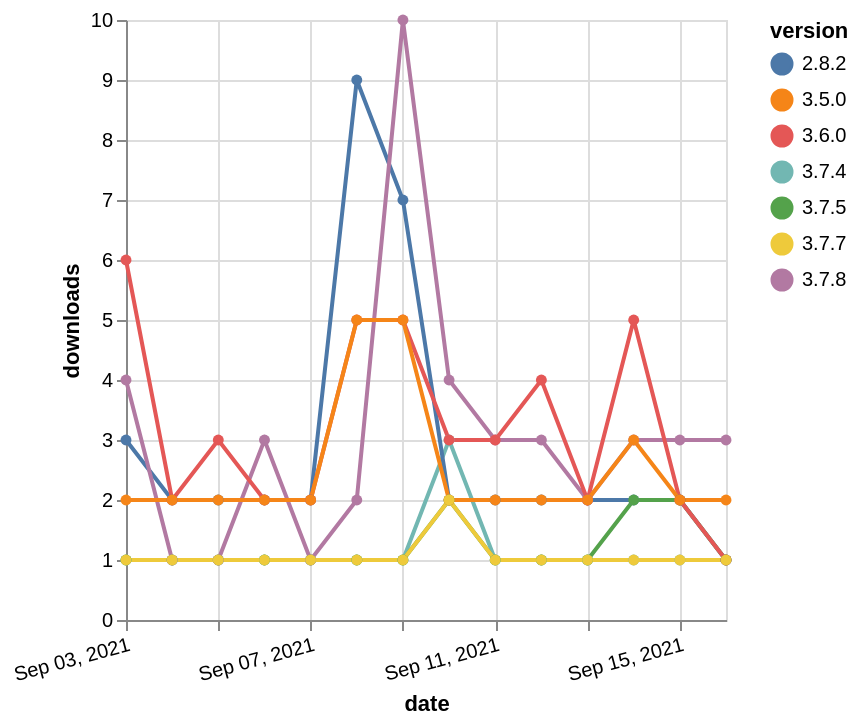

This figure's Vega-Lite source:
### Vega-Lite specification from a JSON file in a GitHub repository (floating-point values rounded to 4 significant figures)
{"$schema": "https://vega.github.io/schema/vega-lite/v5.json", "description": "A simple bar chart with embedded data.", "data": {"values": [{"date": "2021-09-03", "total": 945, "delta": 1, "version": "3.7.4"}, {"date": "2021-09-04", "total": 946, "delta": 1, "version": "3.7.4"}, {"date": "2021-09-05", "total": 947, "delta": 1, "version": "3.7.4"}, {"date": "2021-09-06", "total": 948, "delta": 1, "version": "3.7.4"}, {"date": "2021-09-07", "total": 949, "delta": 1, "version": "3.7.4"}, {"date": "2021-09-08", "total": 950, "delta": 1, "version": "3.7.4"}, {"date": "2021-09-09", "total": 951, "delta": 1, "version": "3.7.4"}, {"date": "2021-09-10", "total": 954, "delta": 3, "version": "3.7.4"}, {"date": "2021-09-11", "total": 955, "delta": 1, "version": "3.7.4"}, {"date": "2021-09-12", "total": 956, "delta": 1, "version": "3.7.4"}, {"date": "2021-09-13", "total": 957, "delta": 1, "version": "3.7.4"}, {"date": "2021-09-14", "total": 958, "delta": 1, "version": "3.7.4"}, {"date": "2021-09-15", "total": 959, "delta": 1, "version": "3.7.4"}, {"date": "2021-09-16", "total": 960, "delta": 1, "version": "3.7.4"}, {"date": "2021-09-03", "total": 6426, "delta": 3, "version": "2.8.2"}, {"date": "2021-09-04", "total": 6428, "delta": 2, "version": "2.8.2"}, {"date": "2021-09-05", "total": 6430, "delta": 2, "version": "2.8.2"}, {"date": "2021-09-06", "total": 6432, "delta": 2, "version": "2.8.2"}, {"date": "2021-09-07", "total": 6434, "delta": 2, "version": "2.8.2"}, {"date": "2021-09-08", "total": 6443, "delta": 9, "version": "2.8.2"}, {"date": "2021-09-09", "total": 6450, "delta": 7, "version": "2.8.2"}, {"date": "2021-09-10", "total": 6452, "delta": 2, "version": "2.8.2"}, {"date": "2021-09-11", "total": 6454, "delta": 2, "version": "2.8.2"}, {"date": "2021-09-12", "total": 6456, "delta": 2, "version": "2.8.2"}, {"date": "2021-09-13", "total": 6458, "delta": 2, "version": "2.8.2"}, {"date": "2021-09-14", "total": 6460, "delta": 2, "version": "2.8.2"}, {"date": "2021-09-15", "total": 6462, "delta": 2, "version": "2.8.2"}, {"date": "2021-09-16", "total": 6463, "delta": 1, "version": "2.8.2"}, {"date": "2021-09-03", "total": 904, "delta": 1, "version": "3.7.5"}, {"date": "2021-09-04", "total": 905, "delta": 1, "version": "3.7.5"}, {"date": "2021-09-05", "total": 906, "delta": 1, "version": "3.7.5"}, {"date": "2021-09-06", "total": 907, "delta": 1, "version": "3.7.5"}, {"date": "2021-09-07", "total": 908, "delta": 1, "version": "3.7.5"}, {"date": "2021-09-08", "total": 909, "delta": 1, "version": "3.7.5"}, {"date": "2021-09-09", "total": 910, "delta": 1, "version": "3.7.5"}, {"date": "2021-09-10", "total": 912, "delta": 2, "version": "3.7.5"}, {"date": "2021-09-11", "total": 913, "delta": 1, "version": "3.7.5"}, {"date": "2021-09-12", "total": 914, "delta": 1, "version": "3.7.5"}, {"date": "2021-09-13", "total": 915, "delta": 1, "version": "3.7.5"}, {"date": "2021-09-14", "total": 917, "delta": 2, "version": "3.7.5"}, {"date": "2021-09-15", "total": 919, "delta": 2, "version": "3.7.5"}, {"date": "2021-09-16", "total": 920, "delta": 1, "version": "3.7.5"}, {"date": "2021-09-03", "total": 417, "delta": 4, "version": "3.7.8"}, {"date": "2021-09-04", "total": 418, "delta": 1, "version": "3.7.8"}, {"date": "2021-09-05", "total": 419, "delta": 1, "version": "3.7.8"}, {"date": "2021-09-06", "total": 422, "delta": 3, "version": "3.7.8"}, {"date": "2021-09-07", "total": 423, "delta": 1, "version": "3.7.8"}, {"date": "2021-09-08", "total": 425, "delta": 2, "version": "3.7.8"}, {"date": "2021-09-09", "total": 435, "delta": 10, "version": "3.7.8"}, {"date": "2021-09-10", "total": 439, "delta": 4, "version": "3.7.8"}, {"date": "2021-09-11", "total": 442, "delta": 3, "version": "3.7.8"}, {"date": "2021-09-12", "total": 445, "delta": 3, "version": "3.7.8"}, {"date": "2021-09-13", "total": 447, "delta": 2, "version": "3.7.8"}, {"date": "2021-09-14", "total": 450, "delta": 3, "version": "3.7.8"}, {"date": "2021-09-15", "total": 453, "delta": 3, "version": "3.7.8"}, {"date": "2021-09-16", "total": 456, "delta": 3, "version": "3.7.8"}, {"date": "2021-09-03", "total": 4561, "delta": 6, "version": "3.6.0"}, {"date": "2021-09-04", "total": 4563, "delta": 2, "version": "3.6.0"}, {"date": "2021-09-05", "total": 4566, "delta": 3, "version": "3.6.0"}, {"date": "2021-09-06", "total": 4568, "delta": 2, "version": "3.6.0"}, {"date": "2021-09-07", "total": 4570, "delta": 2, "version": "3.6.0"}, {"date": "2021-09-08", "total": 4575, "delta": 5, "version": "3.6.0"}, {"date": "2021-09-09", "total": 4580, "delta": 5, "version": "3.6.0"}, {"date": "2021-09-10", "total": 4583, "delta": 3, "version": "3.6.0"}, {"date": "2021-09-11", "total": 4586, "delta": 3, "version": "3.6.0"}, {"date": "2021-09-12", "total": 4590, "delta": 4, "version": "3.6.0"}, {"date": "2021-09-13", "total": 4592, "delta": 2, "version": "3.6.0"}, {"date": "2021-09-14", "total": 4597, "delta": 5, "version": "3.6.0"}, {"date": "2021-09-15", "total": 4599, "delta": 2, "version": "3.6.0"}, {"date": "2021-09-16", "total": 4600, "delta": 1, "version": "3.6.0"}, {"date": "2021-09-03", "total": 4338, "delta": 2, "version": "3.5.0"}, {"date": "2021-09-04", "total": 4340, "delta": 2, "version": "3.5.0"}, {"date": "2021-09-05", "total": 4342, "delta": 2, "version": "3.5.0"}, {"date": "2021-09-06", "total": 4344, "delta": 2, "version": "3.5.0"}, {"date": "2021-09-07", "total": 4346, "delta": 2, "version": "3.5.0"}, {"date": "2021-09-08", "total": 4351, "delta": 5, "version": "3.5.0"}, {"date": "2021-09-09", "total": 4356, "delta": 5, "version": "3.5.0"}, {"date": "2021-09-10", "total": 4358, "delta": 2, "version": "3.5.0"}, {"date": "2021-09-11", "total": 4360, "delta": 2, "version": "3.5.0"}, {"date": "2021-09-12", "total": 4362, "delta": 2, "version": "3.5.0"}, {"date": "2021-09-13", "total": 4364, "delta": 2, "version": "3.5.0"}, {"date": "2021-09-14", "total": 4367, "delta": 3, "version": "3.5.0"}, {"date": "2021-09-15", "total": 4369, "delta": 2, "version": "3.5.0"}, {"date": "2021-09-16", "total": 4371, "delta": 2, "version": "3.5.0"}, {"date": "2021-09-03", "total": 169, "delta": 1, "version": "3.7.7"}, {"date": "2021-09-04", "total": 170, "delta": 1, "version": "3.7.7"}, {"date": "2021-09-05", "total": 171, "delta": 1, "version": "3.7.7"}, {"date": "2021-09-06", "total": 172, "delta": 1, "version": "3.7.7"}, {"date": "2021-09-07", "total": 173, "delta": 1, "version": "3.7.7"}, {"date": "2021-09-08", "total": 174, "delta": 1, "version": "3.7.7"}, {"date": "2021-09-09", "total": 175, "delta": 1, "version": "3.7.7"}, {"date": "2021-09-10", "total": 177, "delta": 2, "version": "3.7.7"}, {"date": "2021-09-11", "total": 178, "delta": 1, "version": "3.7.7"}, {"date": "2021-09-12", "total": 179, "delta": 1, "version": "3.7.7"}, {"date": "2021-09-13", "total": 180, "delta": 1, "version": "3.7.7"}, {"date": "2021-09-14", "total": 181, "delta": 1, "version": "3.7.7"}, {"date": "2021-09-15", "total": 182, "delta": 1, "version": "3.7.7"}, {"date": "2021-09-16", "total": 183, "delta": 1, "version": "3.7.7"}]}, "width": "container", "mark": {"type": "line", "point": {"filled": true}}, "encoding": {"x": {"field": "date", "type": "temporal", "timeUnit": "yearmonthdate", "title": "date", "axis": {"labelAngle": -15}}, "y": {"field": "delta", "type": "quantitative", "title": "downloads"}, "color": {"field": "version", "type": "nominal"}, "tooltip": {"field": "delta"}}}
